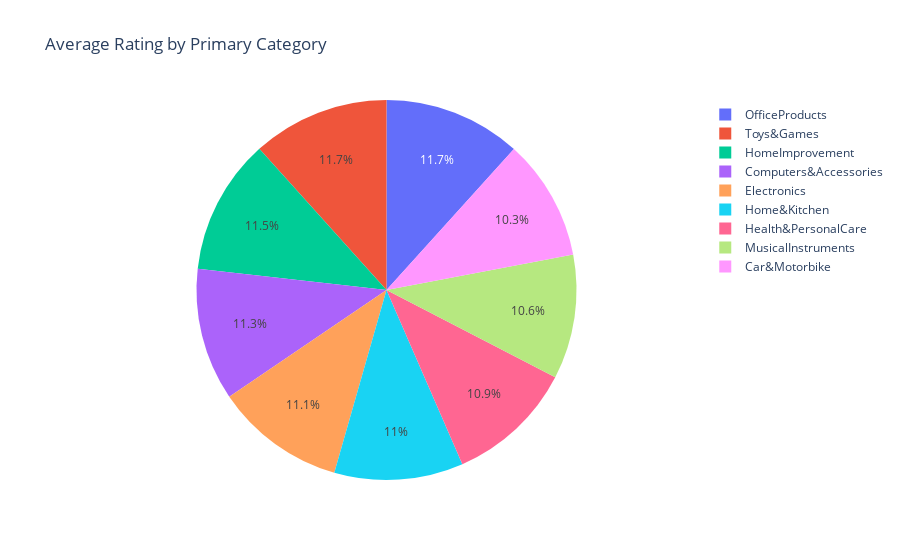

Write notebook code for a chart like this one.
### Code cell
fig2 = px.pie(
    sellsByPrimeCatagory,
    names="Primary category",
    values="rating",
    title="Average Rating by Primary Category"
)
fig2.show()

### Figure 1 — Plotly figure (JSON) as saved in the notebook; plotly's stock layout.template omitted (floating-point values rounded to 4 significant figures)
{"data": [{"domain": {"x": [0, 1], "y": [0, 1]}, "hovertemplate": "Primary category=%{label}<br>rating=%{value}<extra></extra>", "labels": ["Car&Motorbike", "Computers&Accessories", "Electronics", "Health&PersonalCare", "Home&Kitchen", "HomeImprovement", "MusicalInstruments", "OfficeProducts", "Toys&Games"], "legendgroup": "", "name": "", "showlegend": true, "type": "pie", "values": [3.8, 4.155, 4.082, 4.0, 4.041, 4.25, 3.9, 4.31, 4.3]}], "layout": {"legend": {"tracegroupgap": 0}, "title": {"text": "Average Rating by Primary Category"}}}
